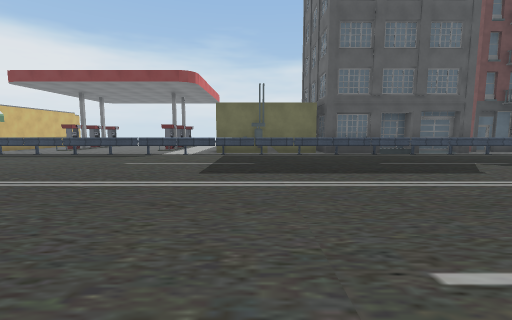
View 1 (above)

21 first-person views from a walk through a scene from a Unity 3-D project. The camera is 1.4 m above the floor, tilts 6° down and sees 90° across. The floor is counted in squares, 2 m on a side. Each view is taken from the middle of a square. On the plan, view 1 faces up. The plan holds only what a view shows up to about 9 squares ahead; the rest is blank. The place goes on beyond the plan. Some surface patterns are stand-ins.

View 2
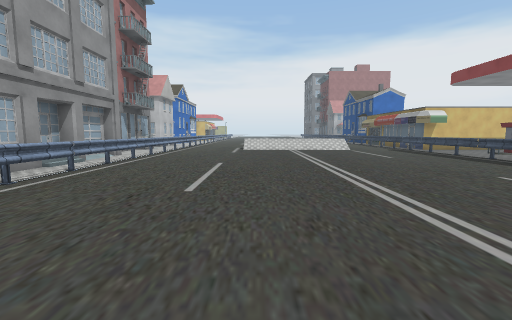

View 3
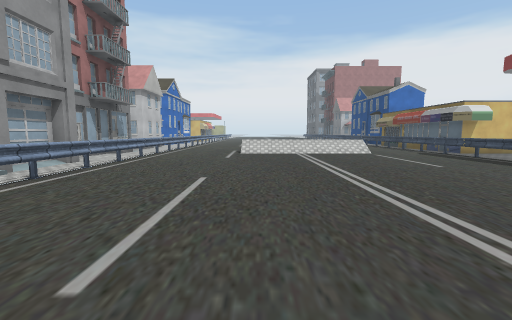

View 4
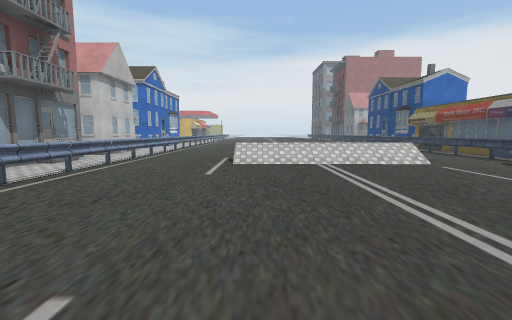

View 5
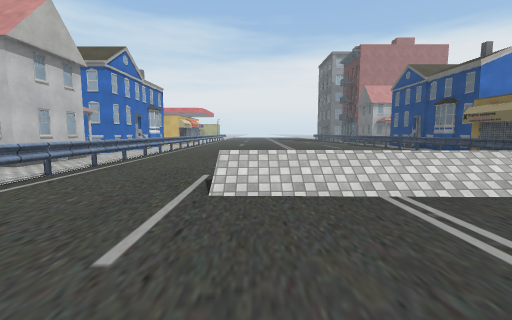

View 6
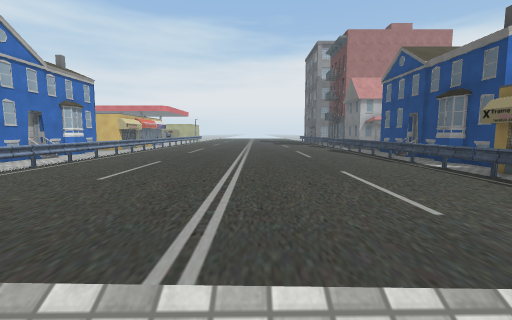

View 7
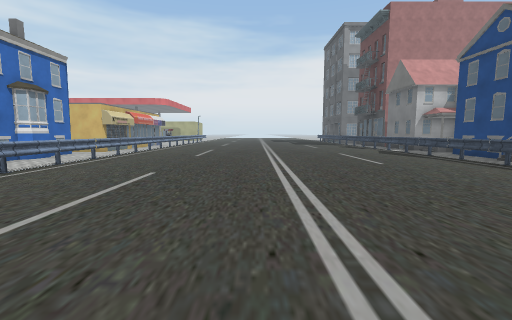

View 8
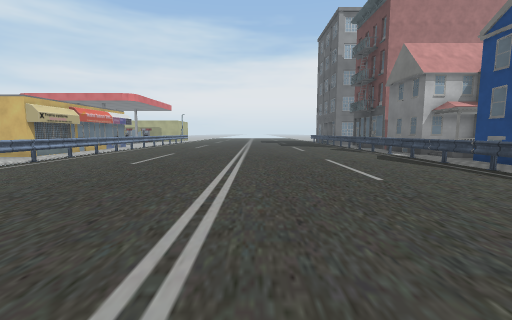

View 9
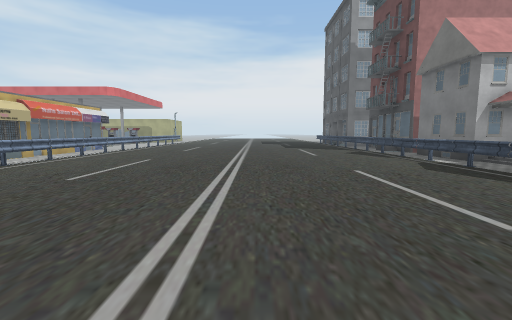

View 10
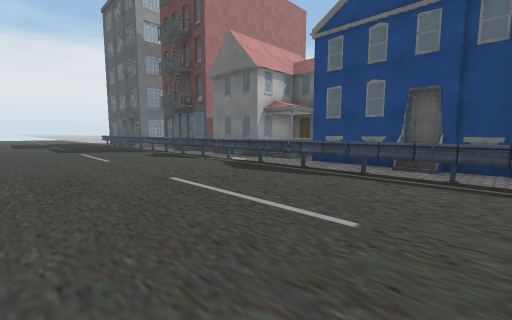

View 11
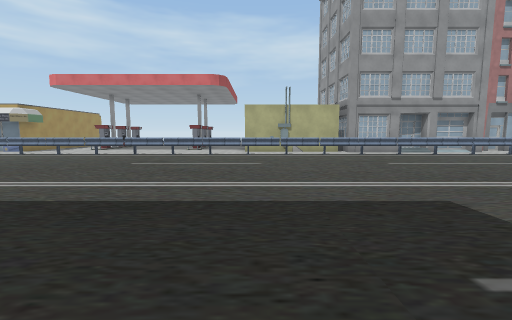

View 12
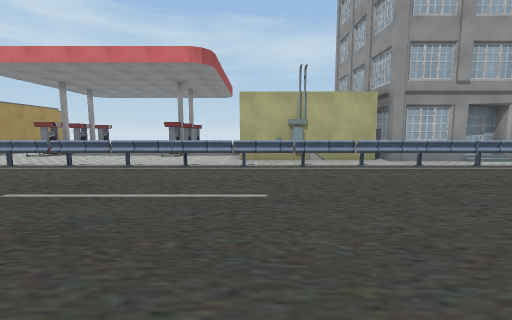

View 13
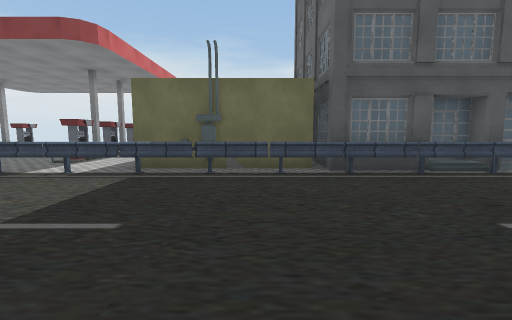

View 14
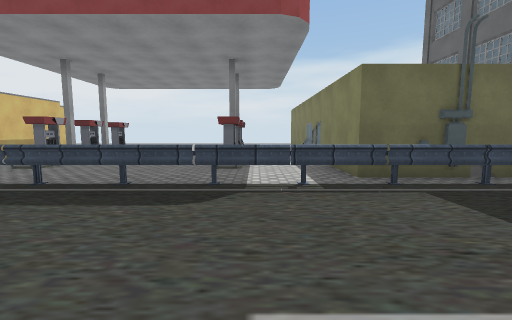

View 15
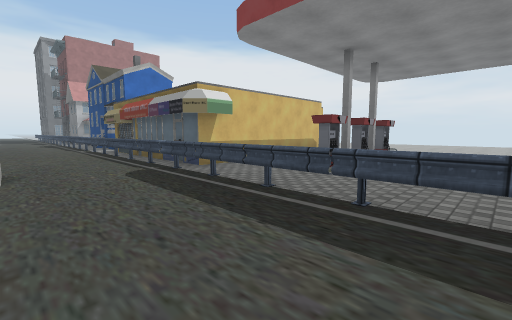

View 16
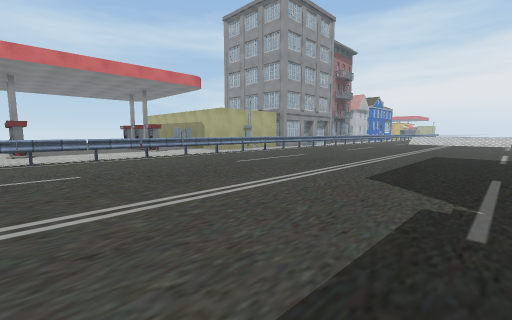

View 17
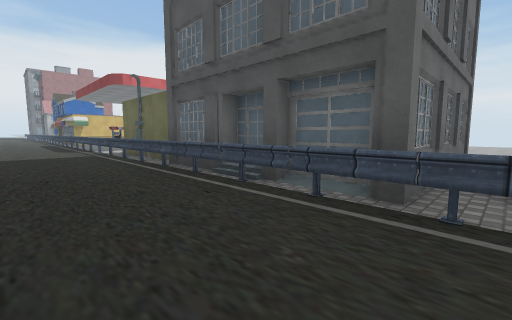

View 18
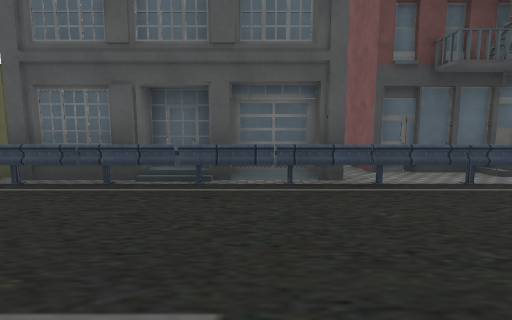

View 19
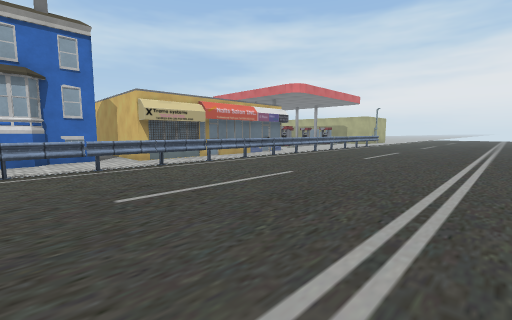

View 20
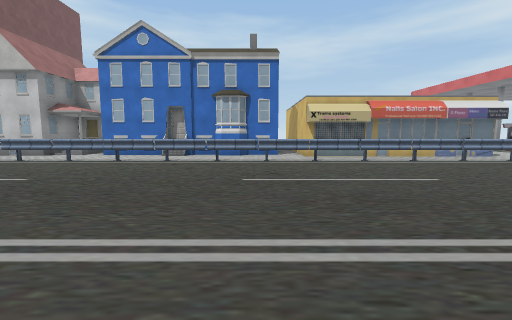

View 21
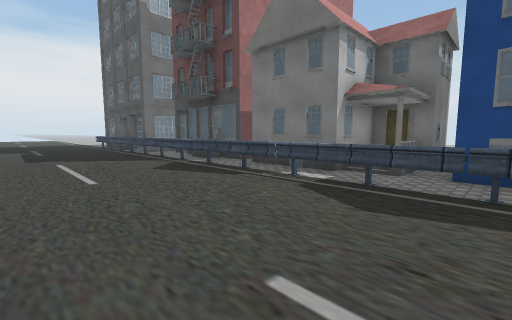

### Floor plan
Key: @ floor where view 1 was taken; # wall or solid block; x gap in a wall; . floor; / step, stairs or slope; = window, fence, low wall or low ledge; O other object.
Columns run from 26 left of view 1 to 8 right of it. Each row starts with its distance up from view 1.
 18                     ..           ..
 17                     ..           ..
 16
 15
 14                 #        #
 13                 # #      #       #
 12    ##           # #   x  #       #
 11    #O           # #...#..#       ##
 10 O ##O##O####    #........#  ##  ##O
  9 O##OOOOOOOO######.......O########OO
  8 OOOOOOOOOOO.OOO.OOOOOOOOOO.OOOO.OOO
  7 ...................................
  6 .............../=..................
  5 ...............//..................
  4 ...............//..................
  3 ...............//..................
  2 ...............=/..................
  1 ...................................
  0 ..........................@........
 -1 OOOOOOOOOOOOOOOOOOOOOOOOOOOOOOOOOOO
 -2 #OOOO.OOOO.OOOO.OOOO#OOOO OOOO.OOOO
 -3 #######OO###O###O# O########

Positions as (right, up) in squares from view 1, and headings:
1: (0, 0), facing up
2: (1, 2), facing left
3: (-1, 2), facing left
4: (-4, 2), facing left
5: (-7, 2), facing left
6: (-10, 4), facing left
7: (-13, 3), facing left
8: (-15, 4), facing left
9: (-17, 4), facing left
10: (-18, 4), facing up-left
11: (1, 7), facing down
12: (1, 4), facing down
13: (1, 4), facing up
14: (-3, 5), facing up
15: (-5, 6), facing up-left
16: (8, 6), facing down-left
17: (8, 6), facing up-left
18: (6, 5), facing up
19: (-20, 4), facing down-left
20: (-21, 5), facing down
21: (-21, 5), facing up-left
